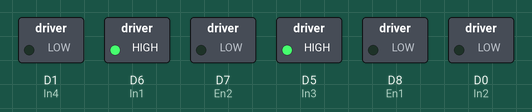
This sketch was run on a simulated ESP8266 (NodeMCU). On the bench: switched loads named in the sketch (green lamp = pin HIGH). What the sketch prints to the serial monitor is not drawn.

Above: at 0.1 s.
Timing chart, 0 to 40.0 s (numbered marks = the images above):
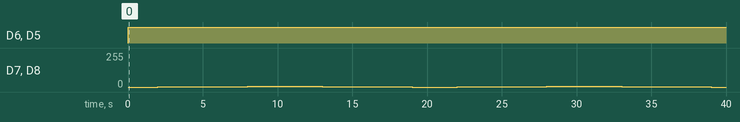

Measured:
- by itself, D6 (In1), D5 (In3): LOW → HIGH at 0.00 s

The sketch:

motorDriver.ino
```cpp
const int En1 = D8;
const int En2 = D7;
const int In1 = D6;
const int In2 = D0;
const int In3 = D5;
const int In4 = D1;

float left=0;
float right=0;

void setup() {
  Serial.begin(115200);
  pinMode(En1, OUTPUT);
  pinMode(En2, OUTPUT);
  pinMode(In1, OUTPUT);
  pinMode(In2, OUTPUT);
  pinMode(In3, OUTPUT);
  pinMode(In4, OUTPUT);

}

void loop() {
  // put your main code here, to run repeatedly:
  for(int i=0; i<10; i++){
    right= rightWheelVelocity(i, 0);
    left = leftWheelVelocity(i, 0);
    Serial.println("right velocity: "+String(right)+","+ "left velocity: "+ String(left));
    motorControl(right, left);
    delay(1000);
  }
  for(int i=10; i>0;i--){
    right= rightWheelVelocity(i, 1);
    left = leftWheelVelocity(i, 0);
    Serial.println("right velocity: "+String(right)+","+ "left velocity: "+ String(left));
    motorControl(right, left);
    delay(1000);
  }

}
float rightWheelVelocity(float linearVelocity, float angularVelocity){
  float wheelRadius = 0.035;
  float rightVelocity = linearVelocity + (angularVelocity*wheelRadius);
  return rightVelocity;
}
float leftWheelVelocity(float linearVelocity, float angularVelocity){
  float wheelRadius = 0.035;
  float leftVelocity = linearVelocity - (angularVelocity*wheelRadius);
  return leftVelocity;
}

void motorControl(float rightVelocity, float leftVelocity){
  int right_duty = (255*abs(rightVelocity)/500);
  int left_duty = (255*abs(leftVelocity)/500);
  Serial.println("right duty: "+String(right_duty)+","+ "left duty: "+ String(left_duty));

  // writing pwm values
  analogWrite(En1, right_duty);
  analogWrite(En2, left_duty);


  if(rightVelocity>=0){
    digitalWrite(In1, HIGH);
    digitalWrite(In2, LOW);

  }else{
    digitalWrite(In1, LOW);
    digitalWrite(In2, HIGH);
  }

  if(leftVelocity>=0){
    digitalWrite(In3, HIGH);
    digitalWrite(In4, LOW);
  }else{
    digitalWrite(In1, LOW);
    digitalWrite(In2, HIGH);
  }
}
```
